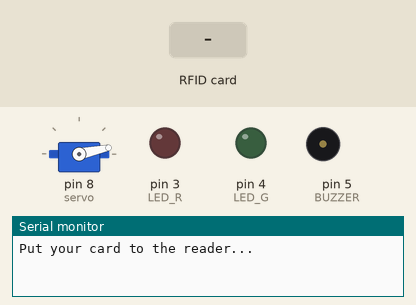
This sketch was run on a simulated Arduino Uno, built with avr-gcc and run on an emulated ATmega328P. On the bench: servo, output pins drawn as LEDs (lit = HIGH), buzzer (waves = sounding), the last lines printed to the serial monitor. Inputs (shaded band) come from the test bench. Pins used as bus, display or sensor lines are not drawn.

Above: at 1.2 s.
1.3 s: RFID card DB EC B7 15 held to the reader
At 2.1 s:
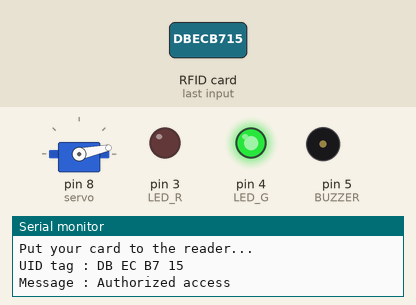
7.3 s: RFID card 5E 7A 19 C4 held to the reader
At 7.9 s:
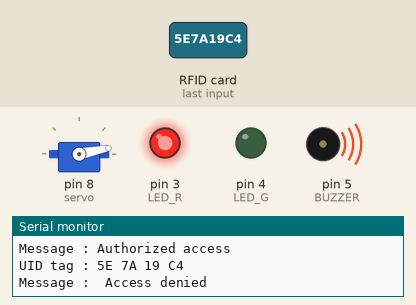
9.0 s: RFID card FA 55 9A 16 held to the reader
At 11.03 s:
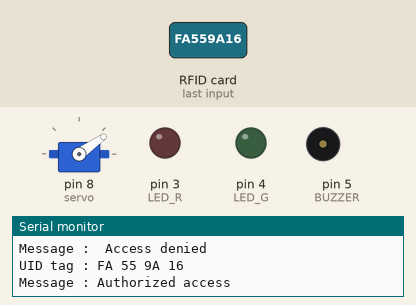
Timing chart, 0 to 17.3 s (numbered marks = the images above; inputs shaded):
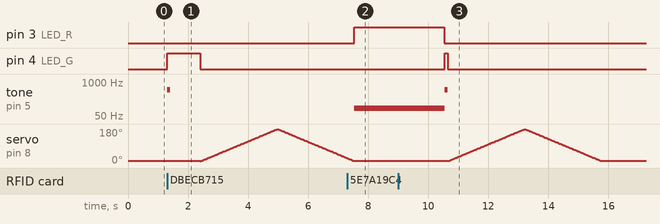

Measured:
- after the input at 1.3 s, pin 4 (LED_G): LOW → HIGH at once, → LOW 1.1 s later; tone on pin 5 (BUZZER): silent → 500 Hz at once, → silent 0.10 s later
- after the input at 7.3 s, pin 3 (LED_R): LOW → HIGH after 0.24 s; tone on pin 5 (BUZZER): silent → 100 Hz after 0.24 s
- after the input at 9.0 s, pin 4 (LED_G): LOW → HIGH after 1.5 s, → LOW 0.10 s later; tone on pin 5 (BUZZER): 100 Hz → 500 Hz after 1.5 s, → silent 0.10 s later; servo on pin 8 (servo): rises from 11° to 179° in 2.5 s, then falls to 11° in 2.6 s

The sketch:

rfidbuzz.ino
```cpp
#include <SPI.h>
#include <MFRC522.h>
#include <Servo.h>
#define LED_G 4 //define green LED pin
#define LED_R 3 //define red LED
#define SS_PIN 10
#define RST_PIN 9
#define BUZZER 5 //buzzer pin
MFRC522 mfrc522(SS_PIN, RST_PIN);   // Create MFRC522 instance.
Servo servo; //define servo name
int angle = 12;
void setup()
{
  pinMode(LED_G, OUTPUT);
  pinMode(LED_R, OUTPUT);
  servo.attach(8); //servo pin
  servo.write(angle); //servo start position
  Serial.begin(9600);   // Initiate a serial communication
  SPI.begin();      // Initiate  SPI bus
  mfrc522.PCD_Init();   // Initiate MFRC522
  pinMode(BUZZER, OUTPUT);
  noTone(BUZZER);
  Serial.println("Put your card to the reader...");
  Serial.println();

}
void loop()
{
  // Look for new cards
  if ( ! mfrc522.PICC_IsNewCardPresent())
  {
    return;
  }
  // Select one of the cards
  if ( ! mfrc522.PICC_ReadCardSerial())
  {
    return;
  }
  //Show UID on serial monitor
  Serial.print("UID tag :");
  String content= "";
  byte letter;
  for (byte i = 0; i < mfrc522.uid.size; i++)
  {
     Serial.print(mfrc522.uid.uidByte[i] < 0x10 ? " 0" : " ");
     Serial.print(mfrc522.uid.uidByte[i], HEX);
     content.concat(String(mfrc522.uid.uidByte[i] < 0x10 ? " 0" : " "));
     content.concat(String(mfrc522.uid.uidByte[i], HEX));
  }
  Serial.println();
  Serial.print("Message : ");
  content.toUpperCase();
  if (content.substring(1) == "DB EC B7 15") //change here the UID of the card/cards that you want to give access
  {
    digitalWrite(LED_G, HIGH);
    Serial.println("Authorized access");
    Serial.println();
    tone(BUZZER, 500);
    delay(100);
    noTone(BUZZER);
    delay(1000);
    digitalWrite(LED_G, LOW);
    for(angle = 10; angle < 180; angle++)
    {
        servo.write(angle);
        delay(15);
    }
    for(angle = 180; angle > 10; angle--)
    {
        servo.write(angle);
        delay(15);
    }

 }
 else if (content.substring(1) == "FA 55 9A 16") //change here the UID of the card/cards that you want to give access
  {
    digitalWrite(LED_G, HIGH);
    Serial.println("Authorized access");
    Serial.println();
    tone(BUZZER, 500);
    delay(100);
    noTone(BUZZER);
    digitalWrite(LED_G, LOW);
    for(angle = 10; angle < 180; angle++)
    {
        servo.write(angle);
        delay(15);
    }
    for(angle = 180; angle > 10; angle--)
    {
        servo.write(angle);
        delay(15);
    }
  }
  else if (content.substring(1) == "EC 84 2D 2B") //change here the UID of the card/cards that you want to give access
  {
    digitalWrite(LED_G, HIGH);
    Serial.println("Authorized access");
    Serial.println();
    tone(BUZZER, 500);
    delay(1000);
    noTone(BUZZER);
    digitalWrite(LED_G, LOW);
    for(angle = 10; angle < 180; angle++)
    {
        servo.write(angle);
        delay(15);
    }
    for(angle = 180; angle > 10; angle--)
    {
        servo.write(angle);
        delay(15);
    }
  }

  else if (content.substring(1) == "BD 12 10 2B") //change here the UID of the card/cards that you want to give access
  {
    digitalWrite(LED_G, HIGH);
    Serial.println("Authorized access");
    Serial.println();
    tone(BUZZER, 500);
    delay(100);
    noTone(BUZZER);
    digitalWrite(LED_G, LOW);
    for(angle = 10; angle < 180; angle++)
    {
        servo.write(angle);
        delay(15);
    }
    for(angle = 180; angle > 10; angle--)
    {
        servo.write(angle);
        delay(15);
    }
  }
  else if (content.substring(1) == "20 6D 2D 2B") //change here the UID of the card/cards that you want to give access
  {
    digitalWrite(LED_G, HIGH);
    Serial.println("Authorized access");
    Serial.println();
    tone(BUZZER, 500);
    delay(100);
    noTone(BUZZER);
    digitalWrite(LED_G, LOW);
    for(angle = 10; angle < 180; angle++)
    {
        servo.write(angle);
        delay(15);
    }
    for(angle = 180; angle > 10; angle--)
    {
        servo.write(angle);
        delay(15);
    }
  }
 else   {
    Serial.println(" Access denied");
    tone(BUZZER, 100);
    digitalWrite(LED_R, HIGH);
    delay(3000);
    noTone(BUZZER);
    digitalWrite(LED_R, LOW);
  }
}
```
